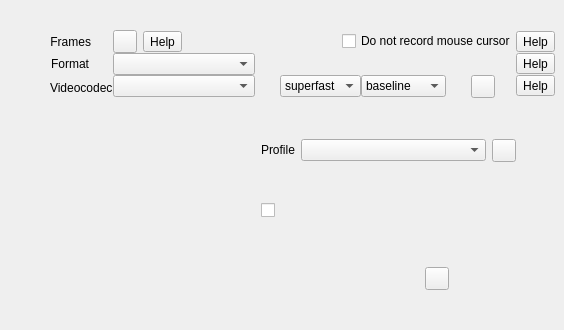
          <widget class="QWidget" name="tabVideo">
           <attribute name="icon">
            <iconset resource="screencast.qrc">
             <normaloff>:/pictures/screencast/format-codec.png</normaloff>:/pictures/screencast/format-codec.png</iconset>
           </attribute>
           <attribute name="title">
            <string notr="true"/>
           </attribute>
           <widget class="QWidget" name="widget" native="true">
            <property name="geometry">
             <rect>
              <x>50</x>
              <y>30</y>
              <width>505</width>
              <height>291</height>
             </rect>
            </property>
            <layout class="QVBoxLayout" name="verticalLayout_4">
             <property name="spacing">
              <number>0</number>
             </property>
             <property name="leftMargin">
              <number>0</number>
             </property>
             <property name="topMargin">
              <number>0</number>
             </property>
             <property name="rightMargin">
              <number>0</number>
             </property>
             <property name="bottomMargin">
              <number>0</number>
             </property>
             <item>
              <layout class="QGridLayout" name="gridLayoutFormatCodecs">
               <item row="2" column="2">
                <widget class="QFrame" name="frameVideoCodecQuality">
                 <property name="frameShape">
                  <enum>QFrame::NoFrame</enum>
                 </property>
                 <property name="frameShadow">
                  <enum>QFrame::Raised</enum>
                 </property>
                 <layout class="QVBoxLayout" name="verticalLayout_9" stretch="0,0,0,0">
                  <property name="spacing">
                   <number>10</number>
                  </property>
                  <property name="leftMargin">
                   <number>0</number>
                  </property>
                  <property name="topMargin">
                   <number>0</number>
                  </property>
                  <property name="rightMargin">
                   <number>0</number>
                  </property>
                  <property name="bottomMargin">
                   <number>0</number>
                  </property>
                  <item alignment="Qt::AlignTop">
                   <widget class="QFrame" name="frameVideoCodecx264">
                    <property name="frameShape">
                     <enum>QFrame::NoFrame</enum>
                    </property>
                    <layout class="QHBoxLayout" name="horizontalLayout_x264">
                     <property name="leftMargin">
                      <number>6</number>
                     </property>
                     <property name="topMargin">
                      <number>0</number>
                     </property>
                     <property name="rightMargin">
                      <number>0</number>
                     </property>
                     <property name="bottomMargin">
                      <number>0</number>
                     </property>
                     <item>
                      <layout class="QVBoxLayout" name="verticalLayout_19">
                       <property name="spacing">
                        <number>0</number>
                       </property>
                       <item>
                        <layout class="QHBoxLayout" name="horizontalLayout_3">
                         <item>
                          <widget class="QComboBox" name="comboBoxx264Preset">
                           <property name="currentText">
                            <string notr="true">superfast</string>
                           </property>
                           <property name="currentIndex">
                            <number>1</number>
                           </property>
                           <property name="sizeAdjustPolicy">
                            <enum>QComboBox::AdjustToContents</enum>
                           </property>
                           <item>
                            <property name="text">
                             <string notr="true">ultrafast</string>
                            </property>
                           </item>
                           <item>
                            <property name="text">
                             <string notr="true">superfast</string>
                            </property>
                           </item>
                           <item>
                            <property name="text">
                             <string notr="true">veryfast</string>
                            </property>
                           </item>
                           <item>
                            <property name="text">
                             <string notr="true">faster</string>
                            </property>
                           </item>
                           <item>
                            <property name="text">
                             <string notr="true">fast</string>
                            </property>
                           </item>
                           <item>
                            <property name="text">
                             <string notr="true">medium</string>
                            </property>
                           </item>
                          </widget>
                         </item>
                         <item>
                          <widget class="QComboBox" name="comboBoxx264Profile">
                           <property name="currentText">
                            <string notr="true">baseline</string>
                           </property>
                           <property name="sizeAdjustPolicy">
                            <enum>QComboBox::AdjustToContents</enum>
                           </property>
                           <item>
                            <property name="text">
                             <string notr="true">baseline</string>
                            </property>
                           </item>
                           <item>
                            <property name="text">
                             <string notr="true">high-4:4:4</string>
                            </property>
                           </item>
                          </widget>
                         </item>
                        </layout>
                       </item>
                       <item>
                        <layout class="QHBoxLayout" name="horizontalLayout_26">
                         <property name="spacing">
                          <number>6</number>
                         </property>
                         <item>
                          <widget class="QLabel" name="label_21">
                           <property name="maximumSize">
                            <size>
                             <width>28</width>
                             <height>28</height>
                            </size>
                           </property>
                           <property name="text">
                            <string notr="true"/>
                           </property>
                           <property name="pixmap">
                            <pixmap resource="screencast.qrc">:/pictures/screencast/compress.png</pixmap>
                           </property>
                           <property name="scaledContents">
                            <bool>true</bool>
                           </property>
                          </widget>
                         </item>
                        </layout>
                       </item>
                      </layout>
                     </item>
                     <item alignment="Qt::AlignTop">
                      <widget class="QToolButton" name="toolButtonx264Reset">
                       <property name="toolTip">
                        <string>Reset</string>
                       </property>
                       <property name="text">
                        <string notr="true"/>
                       </property>
                       <property name="icon">
                        <iconset resource="screencast.qrc">
                         <normaloff>:/pictures/screencast/undo.png</normaloff>:/pictures/screencast/undo.png</iconset>
                       </property>
                      </widget>
                     </item>
                    </layout>
                   </widget>
                  </item>
                  <item alignment="Qt::AlignTop">
                   <widget class="QFrame" name="frameVideoCodecOpenh264">
                    <property name="frameShape">
                     <enum>QFrame::NoFrame</enum>
                    </property>
                    <layout class="QHBoxLayout" name="horizontalLayout_64">
                     <property name="leftMargin">
                      <number>6</number>
                     </property>
                     <property name="topMargin">
                      <number>0</number>
                     </property>
                     <property name="rightMargin">
                      <number>0</number>
                     </property>
                     <property name="bottomMargin">
                      <number>0</number>
                     </property>
                     <item>
                      <layout class="QVBoxLayout" name="verticalLayout_40">
                       <property name="spacing">
                        <number>0</number>
                       </property>
                       <item>
                        <layout class="QHBoxLayout" name="horizontalLayout_67" stretch="0,1">
                         <property name="spacing">
                          <number>6</number>
                         </property>
                         <item>
                          <widget class="QLabel" name="label_61">
                           <property name="text">
                            <string notr="true">Profile</string>
                           </property>
                          </widget>
                         </item>
                         <item>
                          <widget class="QComboBox" name="comboBox_openh264_profile">
                           <property name="currentText">
                            <string notr="true"/>
                           </property>
                          </widget>
                         </item>
                        </layout>
                       </item>
                       <item>
                        <layout class="QHBoxLayout" name="horizontalLayout_openh264">
                         <property name="spacing">
                          <number>6</number>
                         </property>
                         <item>
                          <widget class="QLabel" name="label_19">
                           <property name="minimumSize">
                            <size>
                             <width>0</width>
                             <height>0</height>
                            </size>
                           </property>
                           <property name="maximumSize">
                            <size>
                             <width>28</width>
                             <height>28</height>
                            </size>
                           </property>
                           <property name="text">
                            <string notr="true"/>
                           </property>
                           <property name="pixmap">
                            <pixmap resource="screencast.qrc">:/pictures/screencast/compress.png</pixmap>
                           </property>
                           <property name="scaledContents">
                            <bool>true</bool>
                           </property>
                          </widget>
                         </item>
                        </layout>
                       </item>
                      </layout>
                     </item>
                     <item alignment="Qt::AlignTop">
                      <widget class="QToolButton" name="toolButtonOpenh264Reset">
                       <property name="toolTip">
                        <string>Reset</string>
                       </property>
                       <property name="text">
                        <string notr="true"/>
                       </property>
                       <property name="icon">
                        <iconset resource="screencast.qrc">
                         <normaloff>:/pictures/screencast/undo.png</normaloff>:/pictures/screencast/undo.png</iconset>
                       </property>
                      </widget>
                     </item>
                    </layout>
                   </widget>
                  </item>
                  <item alignment="Qt::AlignTop">
                   <widget class="QFrame" name="frameVideoCodecGIF">
                    <property name="frameShape">
                     <enum>QFrame::NoFrame</enum>
                    </property>
                    <layout class="QHBoxLayout" name="horizontalLayout_62">
                     <property name="spacing">
                      <number>6</number>
                     </property>
                     <property name="leftMargin">
                      <number>6</number>
                     </property>
                     <property name="topMargin">
                      <number>0</number>
                     </property>
                     <property name="rightMargin">
                      <number>6</number>
                     </property>
                     <property name="bottomMargin">
                      <number>0</number>
                     </property>
                     <item alignment="Qt::AlignTop">
                      <widget class="QCheckBox" name="checkBoxGifLoop">
                       <property name="text">
                        <string notr="true"/>
                       </property>
                       <property name="icon">
                        <iconset resource="screencast.qrc">
                         <normaloff>:/pictures/screencast/loop.png</normaloff>:/pictures/screencast/loop.png</iconset>
                       </property>
                       <property name="iconSize">
                        <size>
                         <width>32</width>
                         <height>32</height>
                        </size>
                       </property>
                      </widget>
                     </item>
                    </layout>
                   </widget>
                  </item>
                  <item alignment="Qt::AlignTop">
                   <widget class="QFrame" name="frameVideoCodecVp8">
                    <property name="frameShape">
                     <enum>QFrame::NoFrame</enum>
                    </property>
                    <layout class="QHBoxLayout" name="horizontalLayout_vp8">
                     <property name="leftMargin">
                      <number>6</number>
                     </property>
                     <property name="topMargin">
                      <number>0</number>
                     </property>
                     <property name="rightMargin">
                      <number>0</number>
                     </property>
                     <property name="bottomMargin">
                      <number>0</number>
                     </property>
                     <item>
                      <widget class="QLabel" name="label_22">
                       <property name="maximumSize">
                        <size>
                         <width>28</width>
                         <height>28</height>
                        </size>
                       </property>
                       <property name="text">
                        <string notr="true"/>
                       </property>
                       <property name="pixmap">
                        <pixmap resource="screencast.qrc">:/pictures/screencast/compress.png</pixmap>
                       </property>
                       <property name="scaledContents">
                        <bool>true</bool>
                       </property>
                      </widget>
                     </item>
                     <item alignment="Qt::AlignTop">
                      <widget class="QToolButton" name="toolButtonVP8Reset">
                       <property name="toolTip">
                        <string>Reset</string>
                       </property>
                       <property name="text">
                        <string notr="true"/>
                       </property>
                       <property name="icon">
                        <iconset resource="screencast.qrc">
                         <normaloff>:/pictures/screencast/undo.png</normaloff>:/pictures/screencast/undo.png</iconset>
                       </property>
                      </widget>
                     </item>
                    </layout>
                   </widget>
                  </item>
                 </layout>
                </widget>
               </item>
               <item row="1" column="1">
                <widget class="QComboBox" name="comboBoxFormat">
                 <property name="sizeAdjustPolicy">
                  <enum>QComboBox::AdjustToContents</enum>
                 </property>
                </widget>
               </item>
               <item row="1" column="0" alignment="Qt::AlignLeft">
                <widget class="QLabel" name="labelFormat">
                 <property name="text">
                  <string>Format</string>
                 </property>
                 <property name="alignment">
                  <set>Qt::AlignRight|Qt::AlignTrailing|Qt::AlignVCenter</set>
                 </property>
                </widget>
               </item>
               <item row="2" column="1" alignment="Qt::AlignTop">
                <widget class="QComboBox" name="comboBoxVideoCodec">
                 <property name="sizeAdjustPolicy">
                  <enum>QComboBox::AdjustToContents</enum>
                 </property>
                 <property name="minimumContentsLength">
                  <number>14</number>
                 </property>
                </widget>
               </item>
               <item row="0" column="1" colspan="2">
                <widget class="QFrame" name="frameFrames">
                 <property name="frameShape">
                  <enum>QFrame::NoFrame</enum>
                 </property>
                 <property name="frameShadow">
                  <enum>QFrame::Raised</enum>
                 </property>
                 <layout class="QHBoxLayout" name="horizontalLayout_33">
                  <property name="spacing">
                   <number>6</number>
                  </property>
                  <property name="leftMargin">
                   <number>0</number>
                  </property>
                  <property name="topMargin">
                   <number>0</number>
                  </property>
                  <property name="rightMargin">
                   <number>0</number>
                  </property>
                  <property name="bottomMargin">
                   <number>0</number>
                  </property>
                  <item>
                   <widget class="QToolButton" name="toolButtonFramesReset">
                    <property name="toolTip">
                     <string>Reset</string>
                    </property>
                    <property name="text">
                     <string notr="true"/>
                    </property>
                    <property name="icon">
                     <iconset resource="screencast.qrc">
                      <normaloff>:/pictures/screencast/undo.png</normaloff>:/pictures/screencast/undo.png</iconset>
                    </property>
                   </widget>
                  </item>
                  <item>
                   <widget class="QToolButton" name="help_screencast_frames">
                    <property name="toolTip">
                     <string>Help</string>
                    </property>
                    <property name="text">
                     <string notr="true">Help</string>
                    </property>
                   </widget>
                  </item>
                  <item>
                   <spacer name="horizontalSpacer_42">
                    <property name="orientation">
                     <enum>Qt::Horizontal</enum>
                    </property>
                    <property name="sizeHint" stdset="0">
                     <size>
                      <width>40</width>
                      <height>20</height>
                     </size>
                    </property>
                   </spacer>
                  </item>
                  <item>
                   <layout class="QHBoxLayout" name="horizontalLayout_22">
                    <item>
                     <widget class="QCheckBox" name="checkBoxMouseCursorOnOff">
                      <property name="text">
                       <string>Do not record mouse cursor</string>
                      </property>
                     </widget>
                    </item>
                   </layout>
                  </item>
                 </layout>
                </widget>
               </item>
               <item row="2" column="0">
                <layout class="QVBoxLayout" name="verticalLayout_22">
                 <property name="topMargin">
                  <number>6</number>
                 </property>
                 <item alignment="Qt::AlignTop">
                  <widget class="QLabel" name="labelVideoCodec">
                   <property name="text">
                    <string>Videocodec</string>
                   </property>
                  </widget>
                 </item>
                </layout>
               </item>
               <item row="1" column="2">
                <spacer name="horizontalSpacer_2">
                 <property name="orientation">
                  <enum>Qt::Horizontal</enum>
                 </property>
                 <property name="sizeHint" stdset="0">
                  <size>
                   <width>40</width>
                   <height>20</height>
                  </size>
                 </property>
                </spacer>
               </item>
               <item row="0" column="3">
                <widget class="QToolButton" name="help_screencast_nomousecursor">
                 <property name="toolTip">
                  <string>Help</string>
                 </property>
                 <property name="text">
                  <string notr="true">Help</string>
                 </property>
                </widget>
               </item>
               <item row="0" column="0" alignment="Qt::AlignLeft">
                <widget class="QLabel" name="labelFrames">
                 <property name="text">
                  <string>Frames</string>
                 </property>
                 <property name="alignment">
                  <set>Qt::AlignRight|Qt::AlignTrailing|Qt::AlignVCenter</set>
                 </property>
                </widget>
               </item>
               <item row="2" column="3" alignment="Qt::AlignTop">
                <widget class="QToolButton" name="help_screencast_videocodec">
                 <property name="toolTip">
                  <string>Help</string>
                 </property>
                 <property name="text">
                  <string notr="true">Help</string>
                 </property>
                </widget>
               </item>
               <item row="1" column="3">
                <widget class="QToolButton" name="help_screencast_format">
                 <property name="toolTip">
                  <string>Help</string>
                 </property>
                 <property name="text">
                  <string notr="true">Help</string>
                 </property>
                </widget>
               </item>
              </layout>
             </item>
            </layout>
           </widget>
          </widget>
